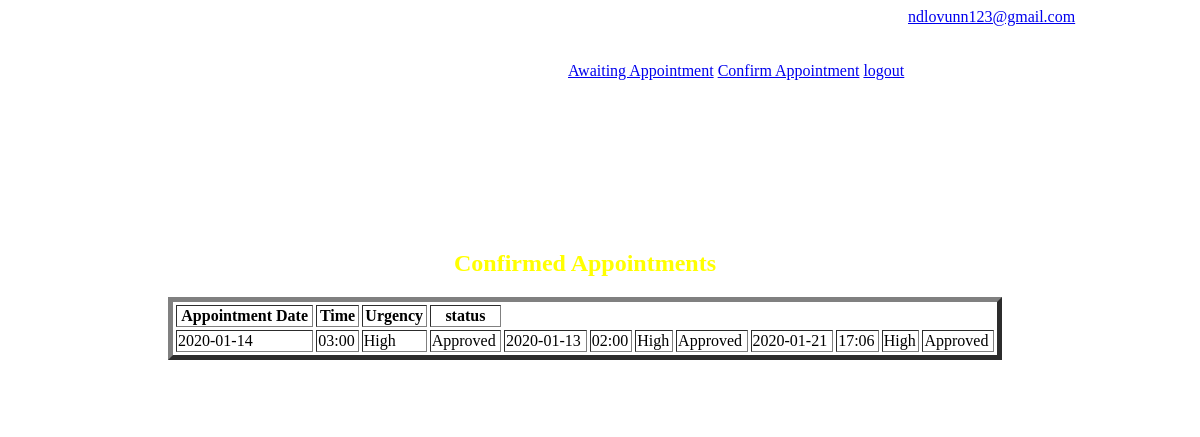
Page /appointment.php (signed in) on the committed database.
### tables this page shows
CREATE TABLE `appointment` (
  `id` int(10) NOT NULL,
  `date` varchar(10) NOT NULL,
  `time` varchar(10) NOT NULL,
  `urgency` varchar(10) NOT NULL,
  `status` varchar(10) NOT NULL,
  `patientId` bigint(13) NOT NULL,
  `doctorId` bigint(13) NOT NULL
);

### appointment.php (the view, shortened to what this page needs)
<?php
include("connection.php");
?>
<html>
<head>
<link rel = "stylesheet" type = "text/css"  href = "layout.css">
</head>
<body>
<a href="#" style="margin-left:900px;"><?php echo $_SESSION['email']; ?></a><br>
<br>
<br>
<a href="waiting.php" style="margin-left:560px;">Awaiting Appointment</a>
<a href="appointment.php" >Confirm Appointment</a>
<a href="logout.php" >logout</a>
<div class="container" >
<center>
<h2>Confirmed Appointments</h2>
 <table width="100%" colspan = "2" border = "5" cellspacing = "3">
 <tr>
   <th>Appointment Date</th>
   <th>Time</th>
   <th>Urgency</th>
   <th>status</th>
 </tr>
 <tr>
	<?php
	$email = $_SESSION['email'];
	  $query = "SELECT a.* FROM appointment a,doctor d WHERE a.doctorId = d.id AND d.email = '$email' AND a.status = 'Approved'";
	  $results = mysqli_query($conn,$query);
	  while($row = mysqli_fetch_array($results))
	  {
		  $date = $row['date'];
		  $time = $row['time'];
		  $urgency = $row['urgency'];
		  $status = $row['status'];
		  ?>
	  <td><?php echo $date; ?></td>
	 <td><?php echo $time; ?></td>
	 <td><?php echo $urgency; ?></td>
	 <td><?php echo $status; ?></td>
		  <?php
	  }
	?>
 </tr>
 </table>
</center>
</div>
<body>
</html>

### layout.css (style rules this page uses)
.container { border:d ; border-width:medium; border-color: black; border-radius:25px; margin-top:100px; margin-bottom:100px; margin-right:160px; margin-left:80px; padding-top:50px; padding-left:80px; padding-right:30px; padding-bottom:50px; position:relative; background-color: white; }
body { background-color: ; }
h2 { font-weight:bold; color:yellow; }

### rows in the picture
appointment: date "2020-01-14", time "03:00", urgency "High", status "Approved"
appointment: date "2020-01-13", time "02:00", urgency "High", status "Approved"
appointment: date "2020-01-21", time "17:06", urgency "High", status "Approved"

### other values in the picture
$_SESSION['email'] "ndlovunn123@gmail.com"
